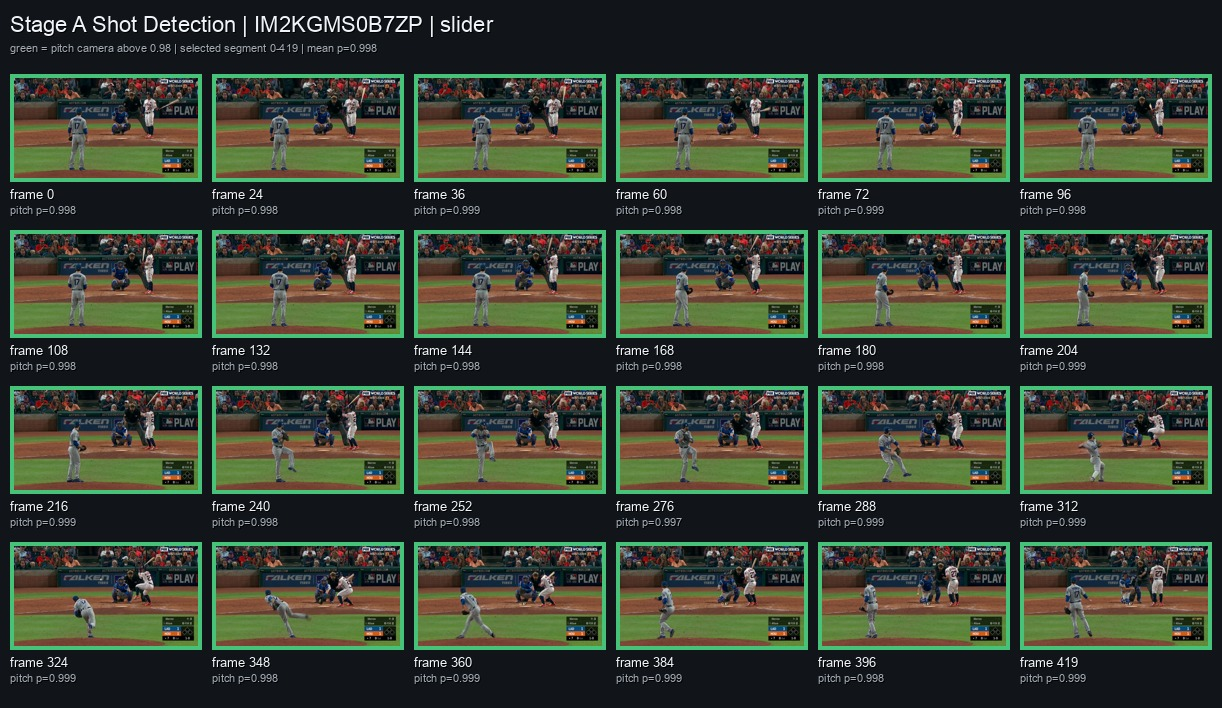
#> input picture data/presentation_contacts/stage_a/01_IM2KGMS0B7ZP_stage_a.jpg, 1222 x 708 px
$ python -i build_weak_labels.py   (imports and definitions only)
#> lines starting #> are read from the running program, lines starting #| are printed output that depends on the picture; after the words box and inside, x2 and y2 are one past the last pixel; in counts of white or black regions, pixels touching at a corner belong together
#> further down, picture is the input picture: shape (708, 1222, 3); mean B, G, R 50, 63.7, 56.6
#!/usr/bin/env python3
"""
Generate weak labels for Stage A frame classification.

Usage:
    python -m stage_a.build_weak_labels
    python -m stage_a.build_weak_labels --limit 500
"""

import argparse
import csv
from pathlib import Path

import cv2
import numpy as np

from stage_a.paths import (
    LABELS_DIR,
    WEAK_LABELS_CSV,
    ensure_stage_a_dirs,
)


FRAME_EXPORTS_CSV = LABELS_DIR / "frame_exports.csv"


# [11 lines left out: function load_frame_exports, not called in this run]


def green_ratio(frame_bgr: np.ndarray) -> float:
    """Estimate how much of the frame is grass-like green."""
    hsv = cv2.cvtColor(frame_bgr, cv2.COLOR_BGR2HSV)
    lower = np.array([35, 40, 35], dtype=np.uint8)
    upper = np.array([90, 255, 255], dtype=np.uint8)
    mask = cv2.inRange(hsv, lower, upper)
    return float(np.mean(mask > 0))


def compute_features(frame_bgr: np.ndarray) -> dict[str, float]:
    """Compute simple view-layout features used for weak supervision."""
    h, w = frame_bgr.shape[:2]

    lower_half = frame_bgr[int(h * 0.45):, :]
    center_band = frame_bgr[int(h * 0.25):int(h * 0.85), int(w * 0.18):int(w * 0.82)]
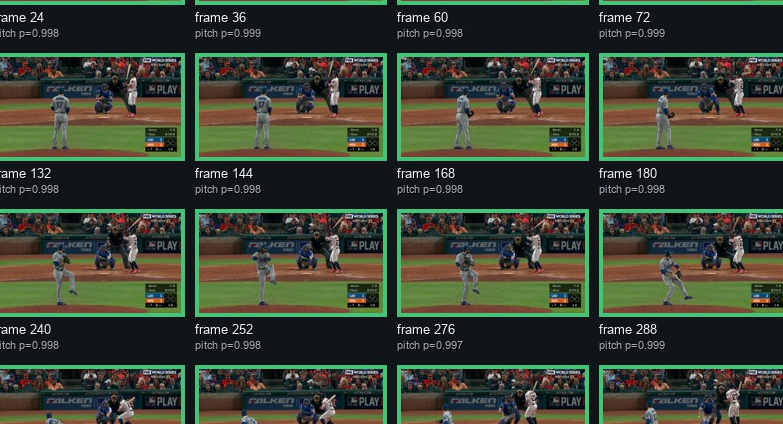
#> center_band: shape (424, 783, 3); mean B, G, R 51.7, 65.6, 58.1
    upper_center = frame_bgr[:int(h * 0.35), int(w * 0.25):int(w * 0.75)]
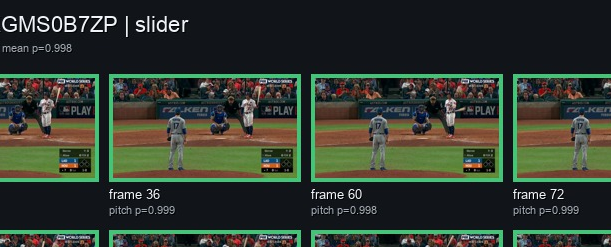
#> upper_center: shape (247, 611, 3); mean B, G, R 47.1, 57.1, 49.7

    frame_green = green_ratio(frame_bgr)
#> in green_ratio, `mask = cv2.inRange(hsv, lower, upper)`:
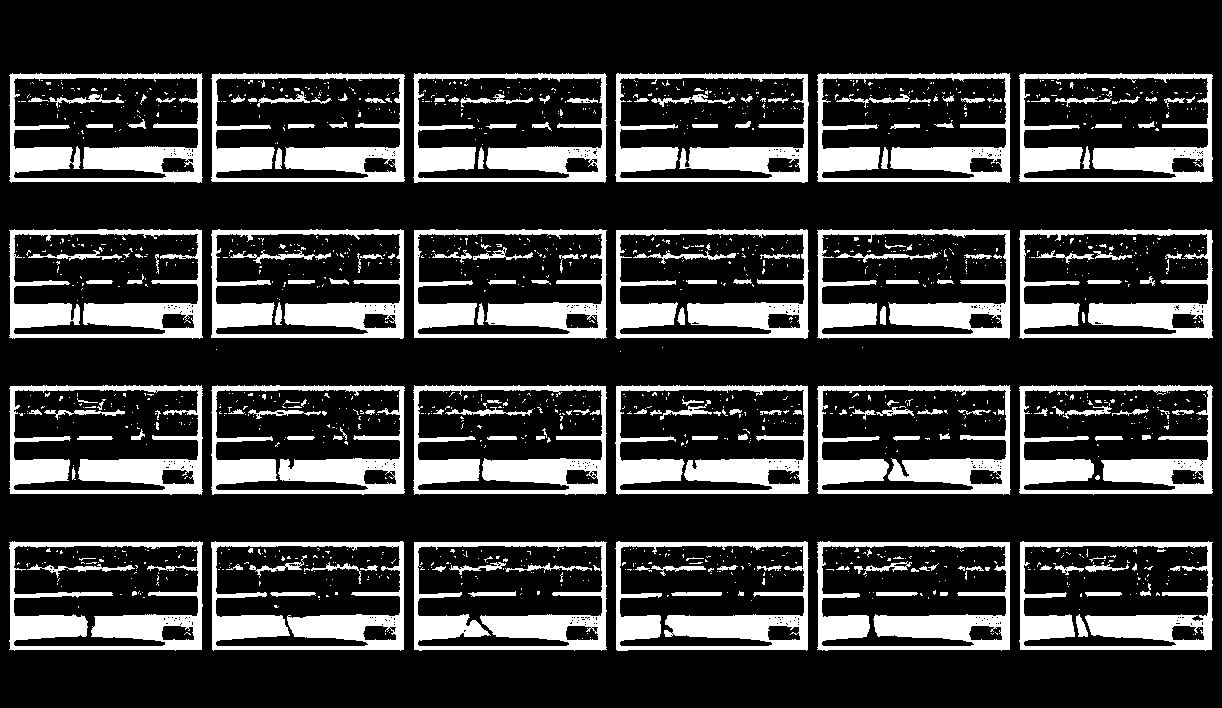
#> mask: shape (708, 1222); 21.7% white; 1542 white regions (1339 under 20 px), largest, box (x1, y1, x2, y2) and area: (9, 541, 203, 651) 7247, (9, 229, 203, 339) 7081, (211, 385, 405, 495) 7077
#> frame_green = 0.217
    lower_green = green_ratio(lower_half)
#> in green_ratio (call 2), `mask = cv2.inRange(hsv, lower, upper)`:
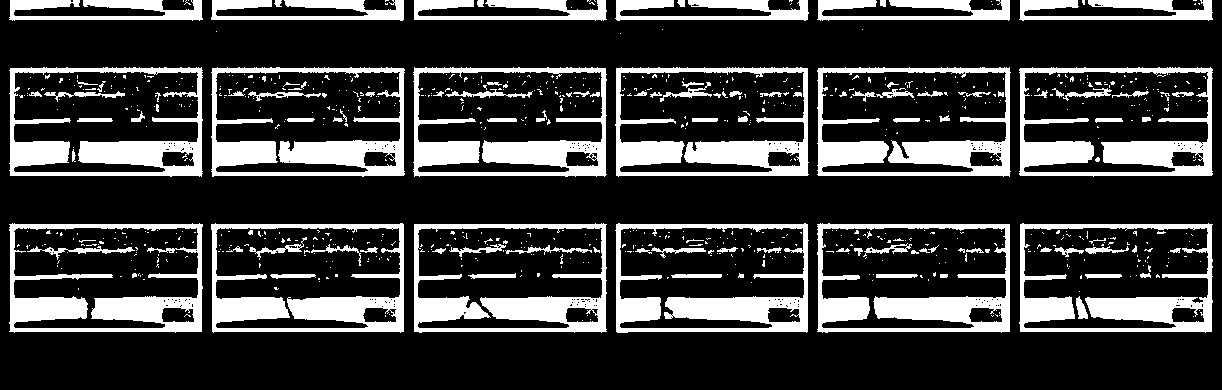
#> mask: shape (390, 1222); 22.6% white; 781 white regions (668 under 20 px), largest, box (x1, y1, x2, y2) and area: (9, 223, 203, 333) 7247, (211, 67, 405, 177) 7077, (413, 67, 607, 177) 7034
#> lower_green = 0.226
    center_green = green_ratio(center_band)
#> in green_ratio (call 3), `mask = cv2.inRange(hsv, lower, upper)`:
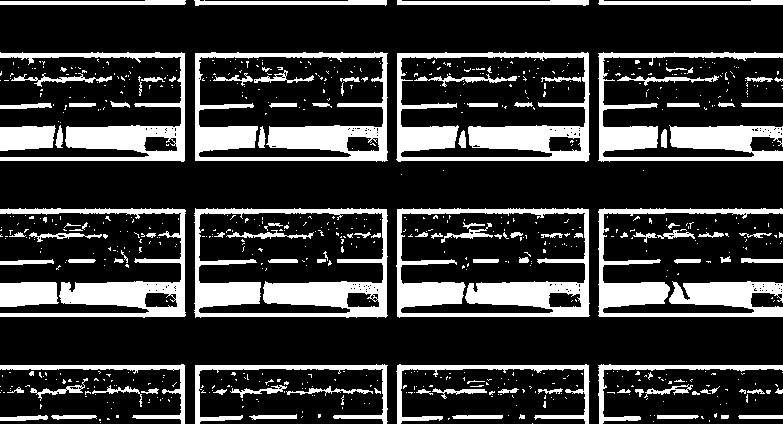
#> mask: shape (424, 783); 22.1% white; 763 white regions (648 under 20 px), largest, box (x1, y1, x2, y2) and area: (194, 208, 388, 318) 7034, (396, 208, 590, 318) 6995, (195, 52, 388, 162) 6836
#> center_green = 0.221
    upper_center_green = green_ratio(upper_center)
#> in green_ratio (call 4), `mask = cv2.inRange(hsv, lower, upper)`:
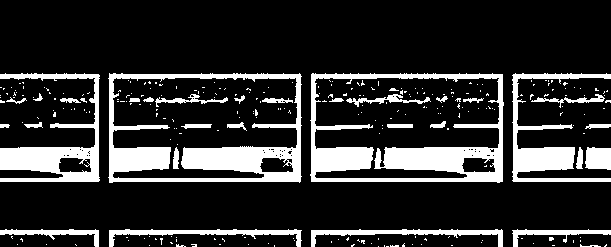
#> mask: shape (247, 611); 17.9% white; 271 white regions (238 under 20 px), largest, box (x1, y1, x2, y2) and area: (310, 73, 504, 183) 6966, (108, 73, 302, 183) 6842, (0, 73, 100, 182) 3617
#> upper_center_green = 0.179

    gray = cv2.cvtColor(frame_bgr, cv2.COLOR_BGR2GRAY)
    edges = cv2.Canny(gray, 80, 160)
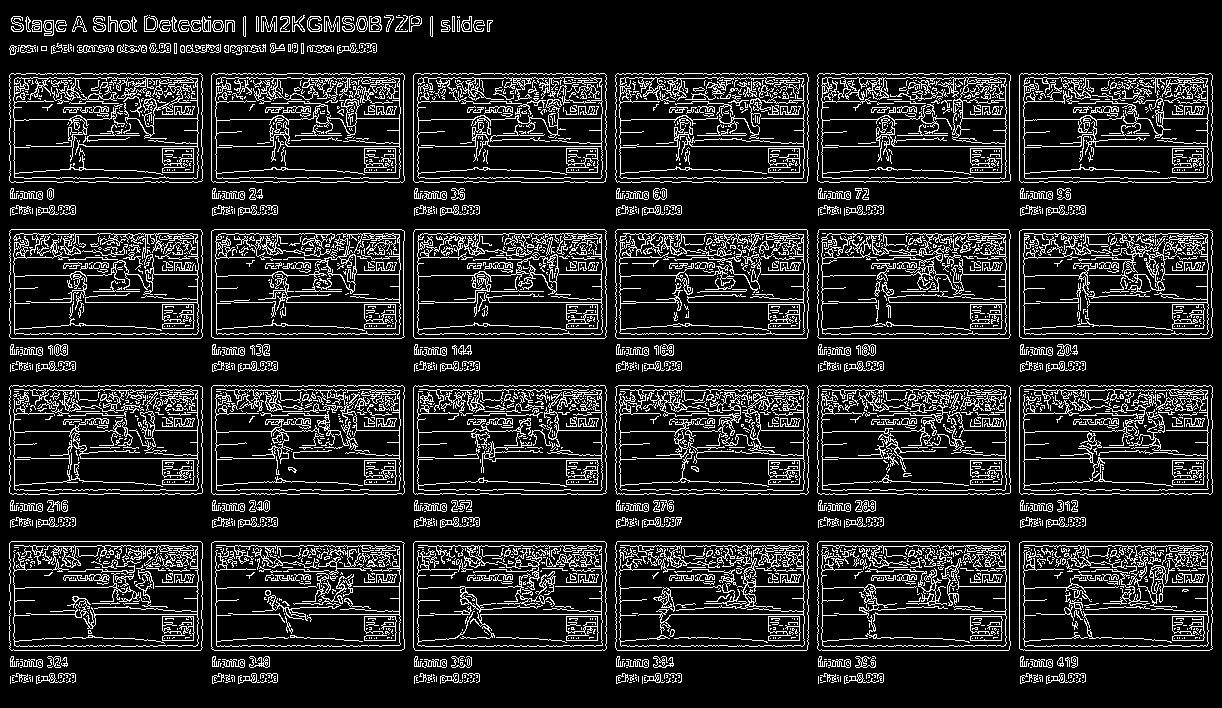
#> edges: shape (708, 1222); 14.3% white in thin lines or dots
    edge_density = float(np.mean(edges > 0))
#> edge_density = 0.143

    brightness = float(np.mean(gray) / 255.0)
#> brightness = 0.236
    saturation = float(np.mean(cv2.cvtColor(frame_bgr, cv2.COLOR_BGR2HSV)[:, :, 1]) / 255.0)
#> saturation = 0.418

    return {
        "frame_green": frame_green,
        "lower_green": lower_green,
        "center_green": center_green,
        "upper_center_green": upper_center_green,
        "edge_density": edge_density,
        "brightness": brightness,
        "saturation": saturation,
    }


# [113 lines left out: functions assign_weak_label, build_rows, write_weak_labels, summarize, main, not called in this run]


# [2 lines not run here, left out]

>>> import cv2
>>> picture = cv2.imread('../data/presentation_contacts/stage_a/01_IM2KGMS0B7ZP_stage_a.jpg')
>>> result = compute_features(picture)
#> result = {'frame_green': 0.217, 'lower_green': 0.226, 'center_green': 0.221, 'upper_center_green': 0.179, 'edge_density': 0.143, 'brightness': 0.236, 'saturation': 0.418}

$ run again, on data/presentation_contacts/stage_a/03_9P0HXA8SPFI3_stage_a.jpg
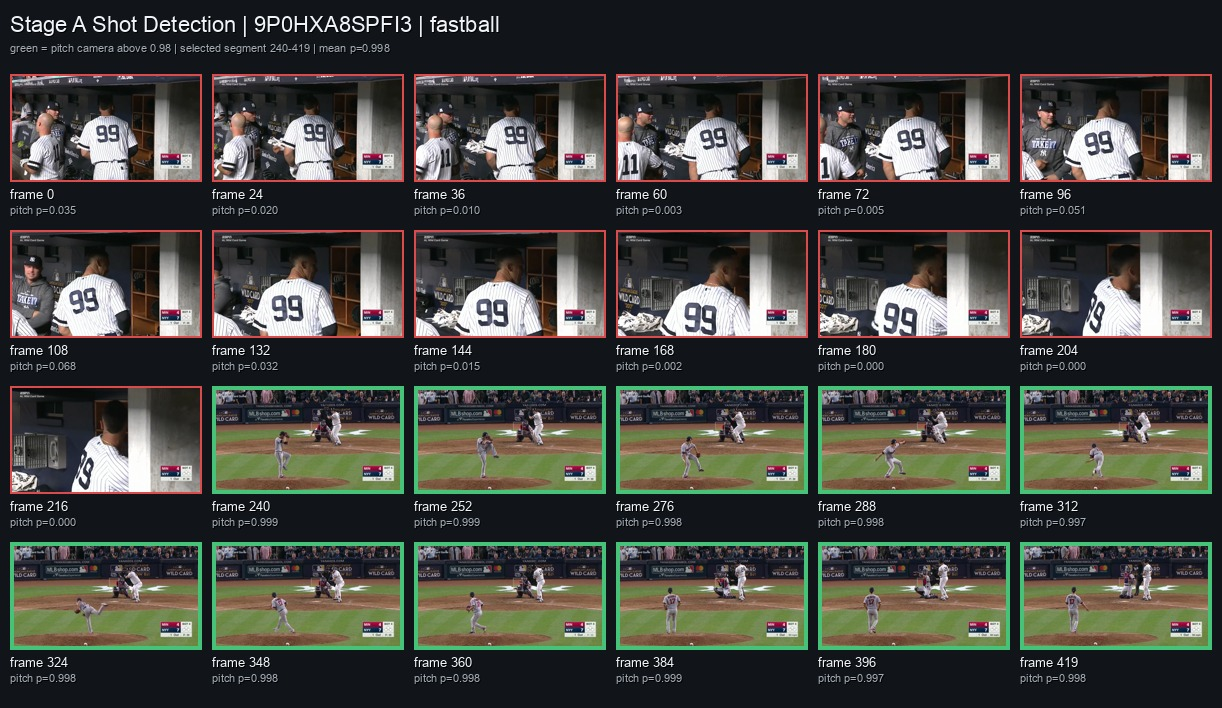
#> input picture data/presentation_contacts/stage_a/03_9P0HXA8SPFI3_stage_a.jpg, 1222 x 708 px
#> picture is the input picture: shape (708, 1222, 3); mean B, G, R 63.5, 68.5, 67.8
#> hsv: shape (708, 1222, 3); mean H, S, V 84.5, 77.7, 77.9
#> in green_ratio, `mask = cv2.inRange(hsv, lower, upper)`:
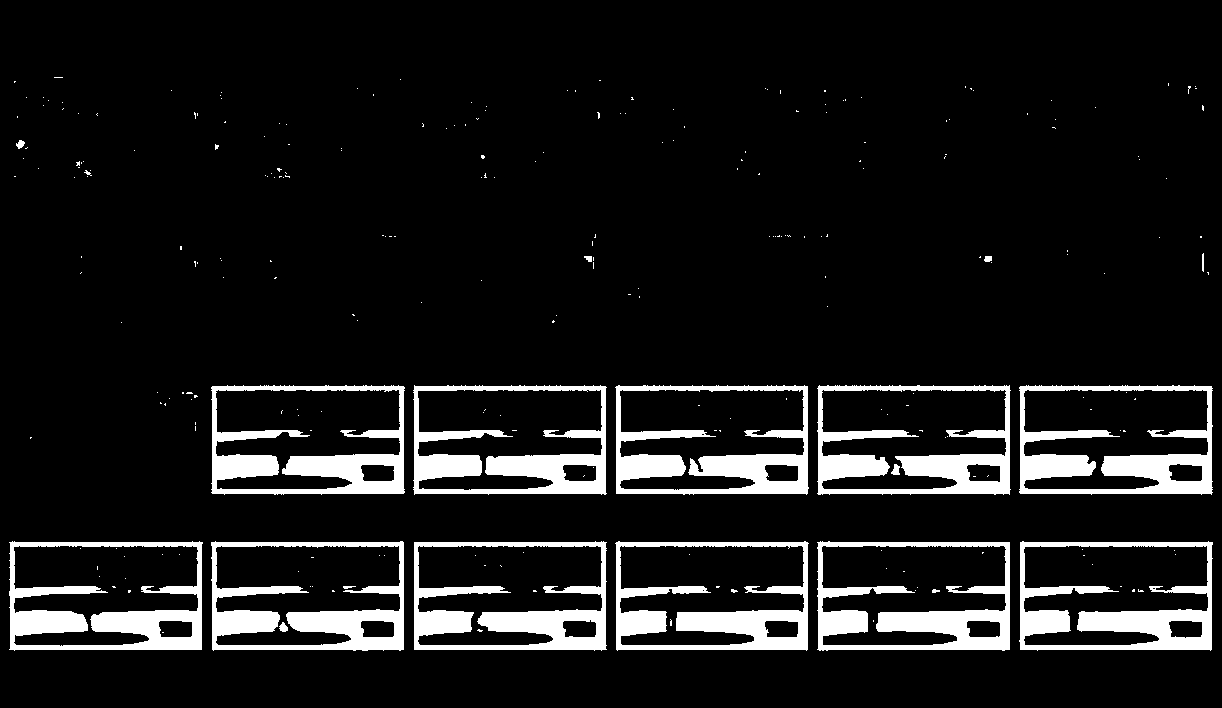
#> mask: shape (708, 1222); 10% white; 264 white regions (244 under 20 px), largest, box (x1, y1, x2, y2) and area: (413, 385, 607, 495) 7914, (9, 541, 203, 651) 7886, (1019, 385, 1213, 495) 7873
#> frame_green = 0.1
#> hsv: shape (390, 1222, 3); mean H, S, V 83, 88.3, 82.7
#> mask: shape (390, 1222); 18.1% white; 103 white regions (88 under 20 px), largest, box (x1, y1, x2, y2) and area: (413, 67, 607, 177) 7914, (9, 223, 203, 333) 7886, (1019, 67, 1213, 177) 7873
#> lower_green = 0.181
#> hsv: shape (424, 783, 3); mean H, S, V 83.5, 80.2, 81.8
#> mask: shape (424, 783); 11.9% white; 107 white regions (89 under 20 px), largest, box (x1, y1, x2, y2) and area: (194, 208, 388, 318) 7914, (396, 208, 590, 318) 7872, (598, 208, 783, 318) 6723
#> center_green = 0.119
#> hsv: shape (247, 611, 3); mean H, S, V 92.5, 69.5, 63.8
#> mask: shape (247, 611); 0.1% white in thin lines or dots, all inside (x1, y1, x2, y2) = (36, 79, 561, 246)
#> upper_center_green = 0.001
#> in compute_features, `edges = cv2.Canny(gray, 80, 160)`:
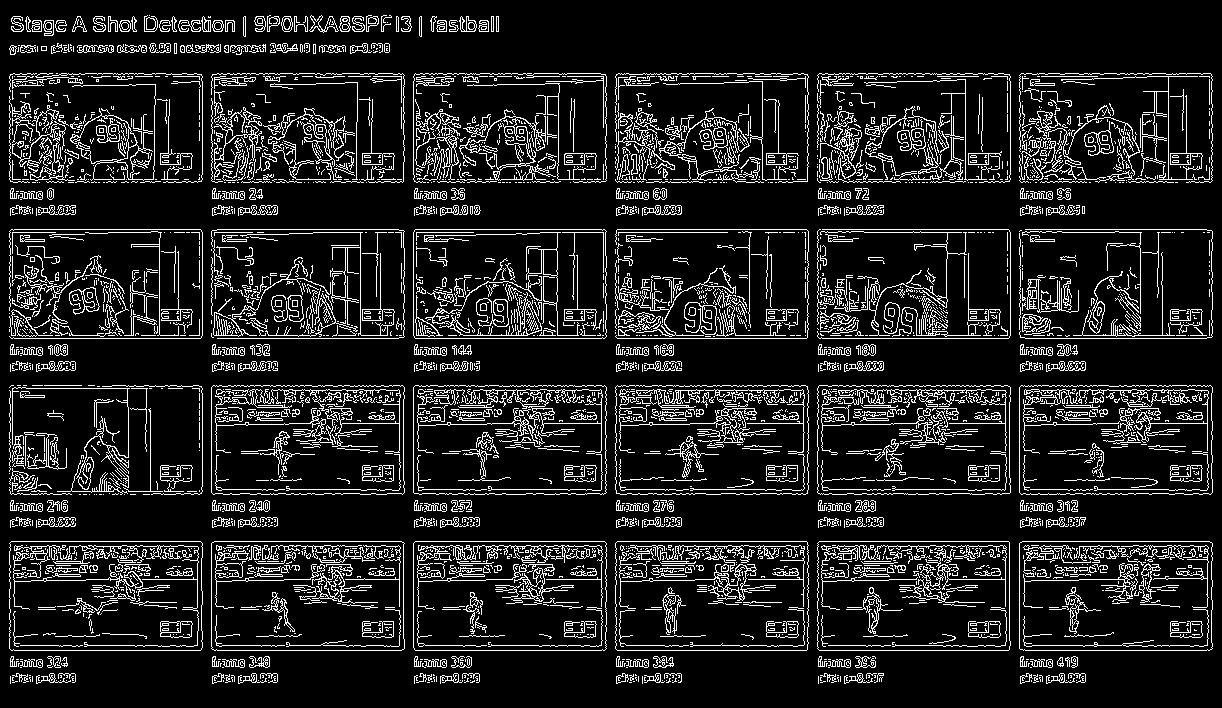
#> edges: shape (708, 1222); 12.5% white in thin lines or dots
#> edge_density = 0.125
#> brightness = 0.266
#> saturation = 0.305
#> result = {'frame_green': 0.1, 'lower_green': 0.181, 'center_green': 0.119, 'upper_center_green': 0.001, 'edge_density': 0.125, 'brightness': 0.266, 'saturation': 0.305}
